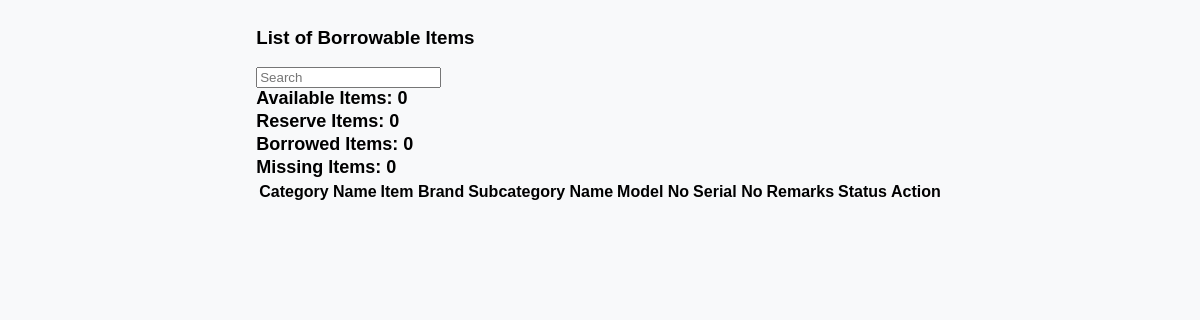
Page /DashboardCCSStaff/fixingerrors/ccslistofborrowableitems.php on the earlier database version.
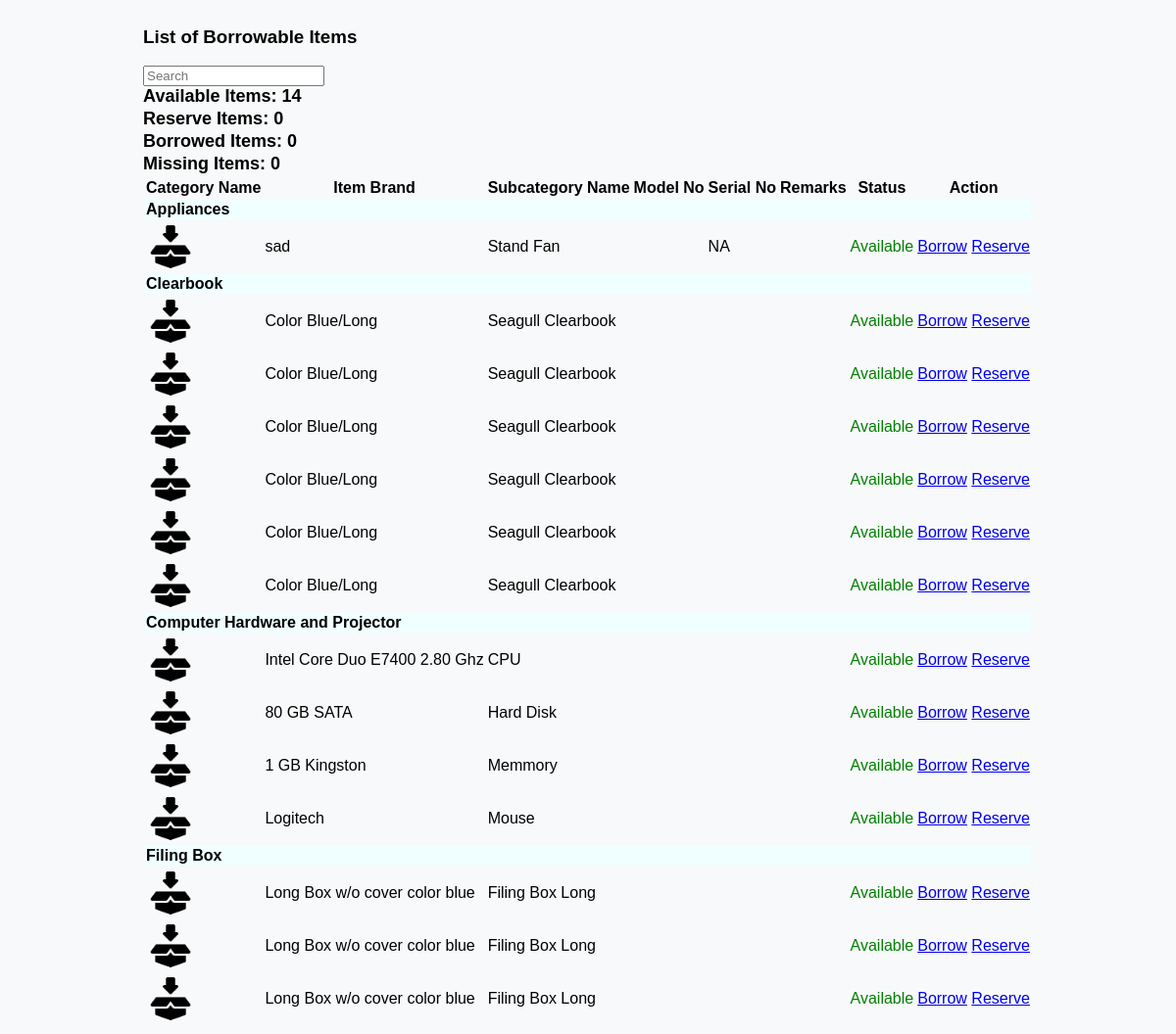
Same page on the later database version.
### tables this page shows
CREATE TABLE `tblitembrand` (
  `id` int(11) NOT NULL,
  `staffid` int(11) NOT NULL,
  `staffname` varchar(50) NOT NULL,
  `itembrand` varchar(50) NOT NULL,
  `categoryname` varchar(50) NOT NULL,
  `subcategoryname` varchar(50) NOT NULL,
  `borrowable` varchar(50) NOT NULL,
  `remarks` varchar(50) NOT NULL,
  `modelno` varchar(50) NOT NULL,
  `serialno` varchar(50) NOT NULL,
  `unitcost` decimal(10,0) NOT NULL,
  `status` varchar(50) NOT NULL,
  `itemcondition` varchar(50) NOT NULL,
  `datetimeadded` datetime NOT NULL,
  `assignfor` varchar(50) DEFAULT NULL,
  `datepurchased` date NOT NULL
);

### DashboardCCSStaff/fixingerrors/ccslistofborrowableitems.php (the view, shortened to what the changed rows need)
<?php
$queryitems = "SELECT * FROM tblitembrand WHERE borrowable = 'Yes' ORDER BY categoryname, subcategoryname, itembrand";
$resultitems = mysqli_query($con, $queryitems);
$availableCount = 0;
while ($row = mysqli_fetch_assoc($resultitems)) {
    switch ($row['status']) {
        case 'Available':
            $availableCount++;
            break;
    }
}
mysqli_data_seek($resultitems, 0);
?>
<main class="ccs-main-container">
    <div class="container mt-1">
        <div class="row">
            <div class="col-md-3 mb-2">
                <div class="card">
                    <div class="card-body">
                        <span class="card-title"><i class="fas fa-box-open"></i> Available Items: <?php echo $availableCount; ?></span>
                    </div>
                </div>
            </div>
        </div>
        <div class="row">
            <table class="table">
            <thead class="table-dark">
                    <tr>
                        <th scope="col">Category Name</th>
                        <th scope="col">Item Brand</th>
                        <th scope="col">Subcategory Name</th>
                        <th scope="col">Model No</th>
                        <th scope="col">Serial No</th>
                        <th scope="col">Remarks</th>
                        <th scope="col">Status</th>
                        <th scope="col">Action</th>
                    </tr>
                </thead>
                <tbody>
                    <?php
                    $currentCategory = null;
                    while ($row = mysqli_fetch_assoc($resultitems)) {
                        if ($currentCategory != $row['categoryname']) {
                            echo "<tr class='category-row'>
                                    <td colspan='9' style='background-color: azure;'><strong>{$row['categoryname']}</strong></td>
                                  </tr>";
                            $currentCategory = $row['categoryname'];
                        }
                        echo "<tr class='item-details-row";
                        if ($row['status'] == 'Missing') {
                            echo " status-missing-row";
                        }
                        echo "'>";
                        $imagePath = 'inventory/SubcategoryItemsimages/' . $row['subcategoryname'] . '.png';
                        if (file_exists($imagePath)) {
                            echo "<td><img src='{$imagePath}' alt='Subcategory Image' width='45'></td>";
                        } else {
                            echo "<td><img src='/inventory/SubcategoryItemsimages/defaultimageitem.png' alt='Default Image' width='50'></td>";
                        }
                        echo "<td>{$row['itembrand']}</td>";
                        echo "<td>{$row['subcategoryname']}</td>";
                        echo "<td class='text-center'>{$row['modelno']}</td>";
                        echo "<td class='text-center'>{$row['serialno']}</td>";
                        echo "<td class='text-center'>{$row['remarks']}</td>";
                        $statusClass = '';
                        switch ($row['status']) {
                            case 'Available':
                                $statusClass = 'status-available';
                                break;
                        }
                        echo "<td class='{$statusClass}'>{$row['status']}</td>";
                        echo "<td>";
                        switch ($row['status']) {
                            case 'Available':
                                echo "<a href=\"ccsstaffBorrowing.php?id={$row['id']}\" class=\"btn btn-outline-primary btn-sm\"><i class='fas fa-handshake fs-6 me-2'></i>Borrow</a>";
                                echo " <a href=\"ccsstaffReserveItem.php?id={$row['id']}\" class=\"btn btn-outline-primary btn-sm\"><i class='fas fa-bookmark fs-6 me-2'></i>Reserve</a>";
                                break;
                        }
                        echo "</td>";
                        echo "</tr>";
                    }
                    ?>
                </tbody>
            </table>
        </div>
    </div>
</main>

Differences in the rows shown:
added tblitembrand: categoryname "Appliances", itembrand "sad", subcategoryname "Stand Fan", serialno "NA", status "Available"
now on this page (row edited): tblitembrand: categoryname "Clearbook", itembrand "Color Blue/Long", subcategoryname "Seagull Clearbook", status "Available"
now on this page (row edited): tblitembrand: itembrand "Color Blue/Long", subcategoryname "Seagull Clearbook", status "Available"
now on this page (row edited): tblitembrand: itembrand "Color Blue/Long", subcategoryname "Seagull Clearbook", status "Available"
now on this page (row edited): tblitembrand: itembrand "Color Blue/Long", subcategoryname "Seagull Clearbook", status "Available"
now on this page (row edited): tblitembrand: itembrand "Color Blue/Long", subcategoryname "Seagull Clearbook", status "Available"
now on this page (row edited): tblitembrand: itembrand "Color Blue/Long", subcategoryname "Seagull Clearbook", status "Available"
now on this page (row edited): tblitembrand: categoryname "Computer Hardware and Projector", itembrand "Intel Core Duo E7400 2.80 Ghz", subcategoryname "CPU", status "Available"
now on this page (row edited): tblitembrand: itembrand "80 GB SATA", subcategoryname "Hard Disk", status "Available"
now on this page (row edited): tblitembrand: itembrand "1 GB Kingston", subcategoryname "Memmory", status "Available"
now on this page (row edited): tblitembrand: itembrand "Logitech", subcategoryname "Mouse", status "Available"
now on this page (row edited): tblitembrand: categoryname "Filing Box", itembrand "Long Box w/o cover color blue", subcategoryname "Filing Box Long", status "Available"
now on this page (row edited): tblitembrand: itembrand "Long Box w/o cover color blue", subcategoryname "Filing Box Long", status "Available"
now on this page (row edited): tblitembrand: itembrand "Long Box w/o cover color blue", subcategoryname "Filing Box Long", status "Available"
Other differences:
$availableCount: "0" → "14"
